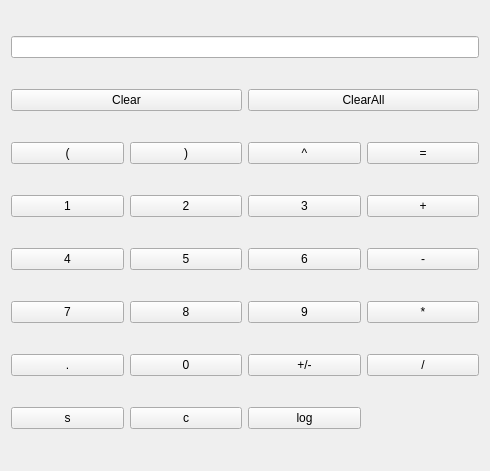
<?xml version="1.0" encoding="UTF-8"?>
<ui version="4.0">
 <class>Widget</class>
 <widget class="QWidget" name="Widget">
  <property name="geometry">
   <rect>
    <x>0</x>
    <y>0</y>
    <width>490</width>
    <height>471</height>
   </rect>
  </property>
  <property name="windowTitle">
   <string>Caculator_4376</string>
  </property>
  <layout class="QGridLayout" name="gridLayout">
   <item row="0" column="0" colspan="4">
    <widget class="QLineEdit" name="lineEdit"/>
   </item>
   <item row="1" column="0" colspan="2">
    <widget class="QPushButton" name="clearBtn">
     <property name="text">
      <string>Clear</string>
     </property>
    </widget>
   </item>
   <item row="1" column="2" colspan="2">
    <widget class="QPushButton" name="clearAllBtn">
     <property name="text">
      <string>ClearAll</string>
     </property>
    </widget>
   </item>
   <item row="2" column="0">
    <widget class="QPushButton" name="leftBracketBtn">
     <property name="text">
      <string>(</string>
     </property>
    </widget>
   </item>
   <item row="2" column="1">
    <widget class="QPushButton" name="rightBracketBtn">
     <property name="text">
      <string>)</string>
     </property>
    </widget>
   </item>
   <item row="2" column="2">
    <widget class="QPushButton" name="powBtn">
     <property name="text">
      <string>^</string>
     </property>
    </widget>
   </item>
   <item row="2" column="3">
    <widget class="QPushButton" name="equalBtn">
     <property name="text">
      <string>=</string>
     </property>
    </widget>
   </item>
   <item row="3" column="0">
    <widget class="QPushButton" name="digitBtn1">
     <property name="text">
      <string>1</string>
     </property>
    </widget>
   </item>
   <item row="3" column="1">
    <widget class="QPushButton" name="digitBtn2">
     <property name="text">
      <string>2</string>
     </property>
    </widget>
   </item>
   <item row="3" column="2">
    <widget class="QPushButton" name="digitBtn3">
     <property name="text">
      <string>3</string>
     </property>
    </widget>
   </item>
   <item row="3" column="3">
    <widget class="QPushButton" name="addBtn">
     <property name="text">
      <string>+</string>
     </property>
    </widget>
   </item>
   <item row="4" column="0">
    <widget class="QPushButton" name="digitBtn4">
     <property name="text">
      <string>4</string>
     </property>
    </widget>
   </item>
   <item row="4" column="1">
    <widget class="QPushButton" name="digitBtn5">
     <property name="text">
      <string>5</string>
     </property>
    </widget>
   </item>
   <item row="4" column="2">
    <widget class="QPushButton" name="digitBtn6">
     <property name="text">
      <string>6</string>
     </property>
    </widget>
   </item>
   <item row="4" column="3">
    <widget class="QPushButton" name="subtractionBtn">
     <property name="text">
      <string>-</string>
     </property>
    </widget>
   </item>
   <item row="5" column="0">
    <widget class="QPushButton" name="digitBtn7">
     <property name="text">
      <string>7</string>
     </property>
    </widget>
   </item>
   <item row="5" column="1">
    <widget class="QPushButton" name="digitBtn8">
     <property name="text">
      <string>8</string>
     </property>
    </widget>
   </item>
   <item row="5" column="2">
    <widget class="QPushButton" name="digitBtn9">
     <property name="text">
      <string>9</string>
     </property>
    </widget>
   </item>
   <item row="5" column="3">
    <widget class="QPushButton" name="multiplicationBtn">
     <property name="text">
      <string>*</string>
     </property>
    </widget>
   </item>
   <item row="6" column="0">
    <widget class="QPushButton" name="pointBtn">
     <property name="text">
      <string>.</string>
     </property>
    </widget>
   </item>
   <item row="6" column="1">
    <widget class="QPushButton" name="digitBtn0">
     <property name="text">
      <string>0</string>
     </property>
    </widget>
   </item>
   <item row="6" column="2">
    <widget class="QPushButton" name="signBtn">
     <property name="text">
      <string>+/-</string>
     </property>
    </widget>
   </item>
   <item row="6" column="3">
    <widget class="QPushButton" name="divisionBtn">
     <property name="text">
      <string>/</string>
     </property>
    </widget>
   </item>
   <item row="7" column="0">
    <widget class="QPushButton" name="sinBtn">
     <property name="text">
      <string>s</string>
     </property>
    </widget>
   </item>
   <item row="7" column="1">
    <widget class="QPushButton" name="cosBtn">
     <property name="text">
      <string>c</string>
     </property>
    </widget>
   </item>
   <item row="7" column="2">
    <widget class="QPushButton" name="logBtn">
     <property name="text">
      <string>log</string>
     </property>
    </widget>
   </item>
  </layout>
 </widget>
 <layoutdefault spacing="6" margin="11"/>
 <resources/>
 <connections/>
</ui>
